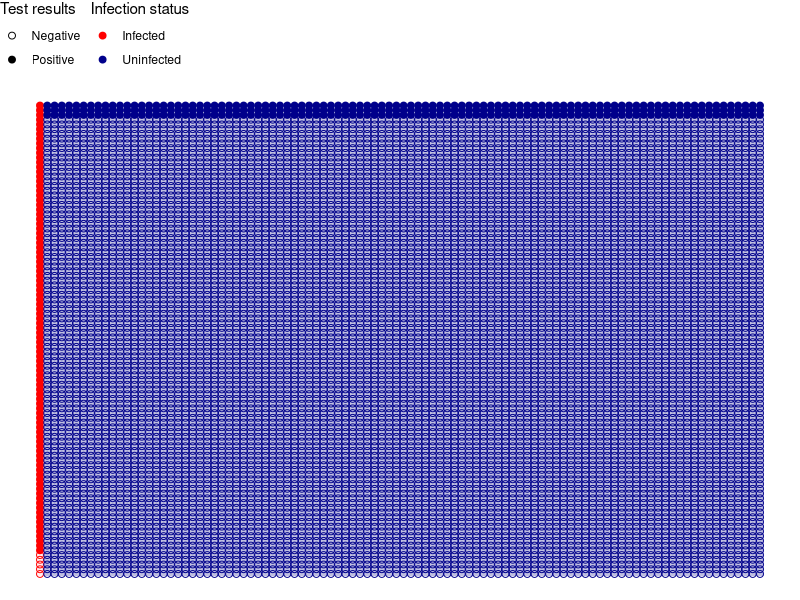

The R script that drew this image:
## ---- chunk 1
library(tidyverse)
library(scales) # for prettier axis labels
# library(simecol) # for running model 
# library(gmp) # for large numbers to display correctly

theme_set(theme_minimal())
## ---- chunk 2
#| label: fig-10000
#| fig-width: 11
#| fig-column: page-right
#| fig-asp: 1
#| fig-cap-location: bottom
#| fig-cap: "Ten thousand individuals (dots), 1% (100) of which are infected (red) and 99% (9,900) that are negative. With a sensitivity of 95% we should get 95 positive tests from the truly infected, but because the specificity is 97% (meaning 3% false positives) we will get 297 ($9900 \times 0.03$) false positives from the uninfected individuals (blue)."
#| fig-alt: "Ten thousand dots representing infected and uninfected people."

#### Construct DF of 10,000 people
N <- 1e4
prev <- 0.01
se <- 0.95
sp <- 0.97

### Calculations
true_pos = round( prev * se * N )
false_neg = round( prev * (1 - se) * N )
true_neg = round( (1 - prev) * sp * N )
false_pos = round( (1 - prev) * (1 - sp) * N )


df <- expand_grid(x=1:100, y=1:100)
df <- df %>%
  mutate(Status = if_else(row_number(x) <= round(prev*N), "Infected", "Uninfected"))

df <- df %>% arrange(Status, y, x) %>%
  mutate(Test = c(
    rep("Negative", false_neg),
    rep("Positive", true_pos),
    rep("Negative", true_neg),
    rep("Positive", false_pos))
  )

ggplot(df, aes(x,y, shape = Test, color = Status)) +
  geom_raster(aes(fill = paste(Test,Status)), alpha = 1/4) +
  geom_point(size=2) +
  theme(legend.position = "top") +
  scale_color_manual("Infection status", values=c("red", "darkblue")) +
  scale_shape_manual("Test results", values=c(1, 19) ) +#values = c(".", "+")) +
  scale_fill_manual(values = c("pink", "darkblue","darkred", "lightblue")) +
  theme_void() +
  guides(fill="none") +
  theme(legend.position = "top",
        legend.box = "horizontal",
        legend.direction = "vertical",
        legend.justification = "left")
